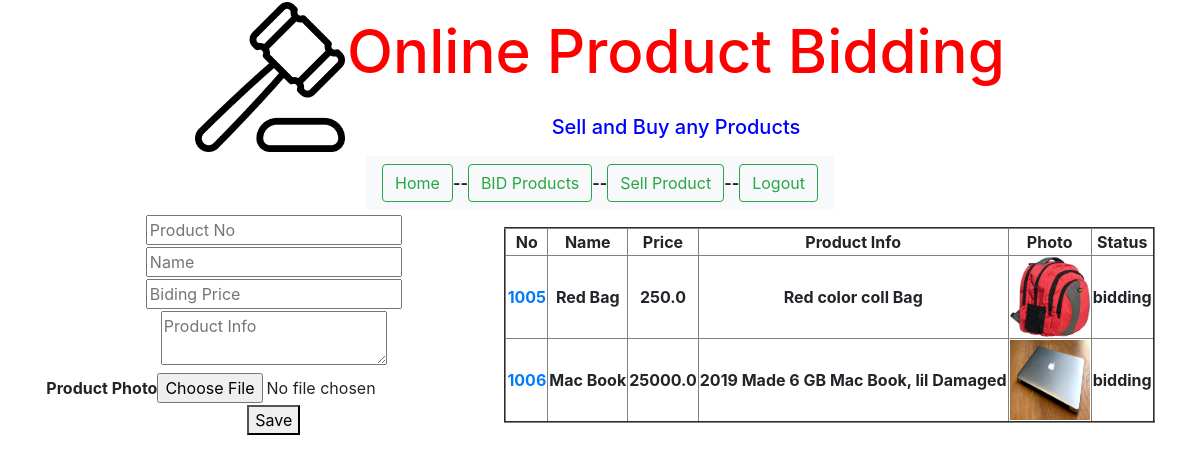
The app's page /user/sell_product/ (signed in) with its own data.
### user/models.py (models this page shows)
class ProductModel(models.Model):
    pid = models.IntegerField(primary_key=True)
    name = models.CharField(max_length=50)
    bprice = models.FloatField()
    info = models.TextField()
    image = models.ImageField(upload_to="products/")
    status = models.CharField(max_length=30)
    user = models.ForeignKey(RegisterModel,on_delete=models.CASCADE)

### user/views.py (the view)
# urls.py: path('sell_product/',views.sellproduct,name="sell_product"),
def sellproduct(request):
    data = ProductModel.objects.filter(user_id=request.session["user_idno"])
    return render(request,"users_template/sell_product.html",{"data":data})

### templates/users_template/sell_product.html (shortened to what this page needs)
<!doctype html>
{% if request.session.user_username %}
<html lang="en">
  <head>
    <link rel="stylesheet" href="https://stackpath.bootstrapcdn.com/bootstrap/4.4.1/css/bootstrap.min.css">
  </head>
  <body>
    <table align="center">
        <tr>
            <th>
                {% include "head.html" %}
            </th>
        </tr>
        <tr>
            <th>
                {% include "users_template/user_menu.html" %}
            </th>
        </tr>
        <tr>
            <th style="text-align: center">
                <table align="center">
                    <tr>
                        <td>
                            <form action="{% url 'save_product' %}" method="post" enctype="multipart/form-data">
                            <table align="center">
                                <tr> <th><input type="number" name="p1" placeholder="Product No" required></th></tr>
                                <tr> <th><input type="text" name="p2" placeholder="Name" required></th></tr>
                                <tr> <th><input type="number" name="p3" placeholder="Biding Price" required></th></tr>
                                <tr> <th><textarea name="p4" placeholder="Product Info"></textarea> </th></tr>
                                <tr> <th>Product Photo<input type="file" name="p5" required></th></tr>
                                <tr><th><button type="submit">Save</button> </th></tr>
                            </table>
                            </form>
                        </td>
                        <td>
                            <table align="center" border="2">
                                <tr>
                                    <th>No</th>
                                    <th>Name</th>
                                    <th>Price</th>
                                    <th>Product Info</th>
                                    <th>Photo</th>
                                    <th>Status</th>
                                </tr>
                                {% for x in data %}
                                     <tr>
                                    <th>
                                        <a href="{% url 'b_details' %}?pid={{ x.pid }}">
                                        {{ x.pid }}
                                    </a>
                                    </th>
                                    <th>{{ x.name }}</th>
                                    <th>{{ x.bprice }}</th>
                                    <th>{{ x.info }}</th>
                                    <th><img src="{{ x.image.url }}" width="80" height="80"></th>
                                    <th>{{ x.status }}</th>
                                </tr>
                                {% endfor %}
                            </table>
                        </td>
                    </tr>
                </table>
            </th>
        </tr>
    </table>
  </body>
</html>
{% else %}
    <h1>Invalid Session</h1>
{% endif %}

### templates/head.html (shortened to what this page needs)
{% load staticfiles %}
<!doctype html>
<html lang="en">
  <head>
    <link rel="stylesheet" href="https://stackpath.bootstrapcdn.com/bootstrap/4.4.1/css/bootstrap.min.css">
  </head>
  <body>
    <table align="center" border="0">
        <tr>
            <th rowspan="2">
                <img src="{% static 'images/auction.png' %}" height="150" width="150">
            </th>
            <th>
                <h3 style="color: red;font-size: 60px">
                    Online Product Bidding
                </h3>
            </th>
        </tr>
        <tr>
            <th>
                <h4 style="color: blue;font-size: 20px;text-align: center">Sell and Buy any Products</h4>
            </th>
        </tr>
    </table>
  </body>
</html>

### templates/users_template/user_menu.html (shortened to what this page needs)
<!doctype html>
<html lang="en">
  <head>
    <link rel="stylesheet" href="https://stackpath.bootstrapcdn.com/bootstrap/4.4.1/css/bootstrap.min.css">
  </head>
  <body>
        <table align="center">
            <tr>
                <th bgcolor="">
                    <nav class="navbar navbar-light bg-light">
  <form class="form-inline" action="{% url 'user_home' %}">
    <button class="btn btn-outline-success" type="submit">
        Home
    </button>
  </form>
    --
  <form class="form-inline" action="{% url 'bid_product' %}">
    <button class="btn btn-outline-success" type="submit">
        BID Products
    </button>
  </form>
    --
   <form class="form-inline" action="{% url 'sell_product'%}">
    <button class="btn btn-outline-success" type="submit">
        Sell Product
    </button>
  </form>
    --
                        <form class="form-inline" action="{% url 'user_logout' %}">
    <button class="btn btn-outline-success" type="submit">
        Logout
    </button>
  </form>
</nav>
                </th>
            </tr>
        </table>
  </body>
</html>

### records on screen
ProductModel: pid "1005", name "Red Bag", bprice "250.0", info "Red color coll Bag", image (picture), status "bidding"
ProductModel: pid "1006", name "Mac Book", bprice "25000.0", info "2019 Made 6 GB Mac Book, lil Damaged", image (picture), status "bidding"
